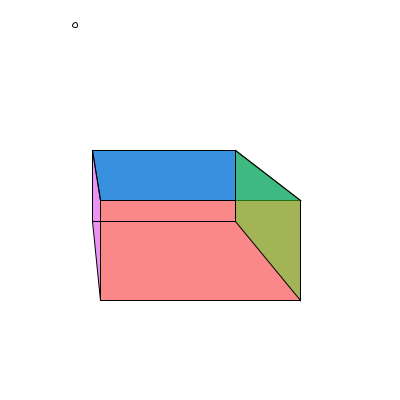
Frame 1 (no input)
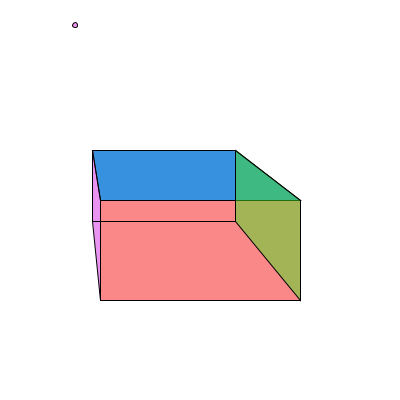
Frame 60 (the mouse pressed at the canvas centre just before this capture)
Frame 120 (the mouse held since frame 60 and released just before this capture): identical to frame 60, image omitted

The Processing sketch that drew these frames (run headless with seeded random() and noise(); from frame 60 on, the mouse is pressed at the canvas centre):

// Processing sketch: processing_95740
// ── processing_95740.pde

float f1x=100;
float f1y=200;

float f2x=300;
float f2y=200;
  
float wide=f2x-f1x;

float f3x=300;
float f3y=300;

float f4x=100;
float f4y=300;
float high=f4y-f1y;
  
float vx=75;
float vy=25;
  
float b1x;
float b2x;
float b1y=150;
float b2y=b1y;
float dy=b1y-f1y;
  
float slopeLeft;
float slopeRight;
float dxLeft;
float dxRight;

float dx;
float slopeBotRight;
  
  
void setup()
{
  size(400,400);
}

void draw()
{
  //clear screen
  background(255);
  
  //draw vanishing point
  ellipse(vx,vy,5,5);
  
  // draw red front square 
  fill(247,12,12,125);
  rect(f1x,f1y,wide,high);
  
  /*calculate backTopLeft Vertex*/
  slopeLeft=(vx-f1x)/(vy-f1y); //(run/rise)...this give amount to move over per amount moved up
  dxLeft=slopeLeft*dy; //this gives the amount the left top edge has to move over as it rises up the screen
  b1x=f1x+dxLeft; // gives x coordinate of back, top, left vertex if depth is represented by dy
 
  //calculate backTopRight Vertex
  slopeRight=(vx-f2x)/(vy-f2y);
  dxRight=slopeRight*dy;
  b2x=f2x+dxRight;
  //Draw top quadrilateral
  fill(56,145,222);
  quad(f1x,f1y,b1x,b1y,b2x,b2y,f2x,f2y);

  //calculate and draw right side
  slopeBotRight= (vy-f3y)/(vx-f3x); //this slope is change in y per change in x
  dx = b2x-f3x;
  float b3x=b2x;
  float dyBotRight=slopeBotRight*dx;
  float b3y=f3y+dyBotRight;
  fill(69,227,34,125);
  quad(f2x,f2y,f3x,f3y,b3x,b3y,b2x,b2y);
  
  //calculate and draw left side
  float slopeBotLeft= (vy-f4y)/(vx-f4x); //this slope is change in y per change in x
  dx = b1x-f4x;
  float b4x=b1x;
  float dyBotLeft=slopeBotLeft*dx;
  float b4y=f4y+dyBotLeft;
  fill(213,34,227,125);
  quad(f1x,f1y,f4x,f4y,b4x,b4y,b1x,b1y);
  

  //draw back, bottom edge
  line(b4x,b4y,b3x,b3y);
  


  

  if (keyPressed)
  {
    char letter = key;
    
    switch(letter)
    {
      case 'a':
        vx=vx-1;
        break;
      
      case 'd':
        vx=vx+1;
        break;
        
      case 'w':
        vy=vy-1;
        break;
      
      case 's':
        vy=vy+1;
        break;
       
        
    }
    
    if(vx>width)
    {
      vx=width;
    }
     if(vx<0)
    {
      vx=0;
    }
     if(vy>b1y)
    {
      vy=b1y;
    }
     if(vy<0)
    {
      vy=0;
    }
    
  }
  
    


}
